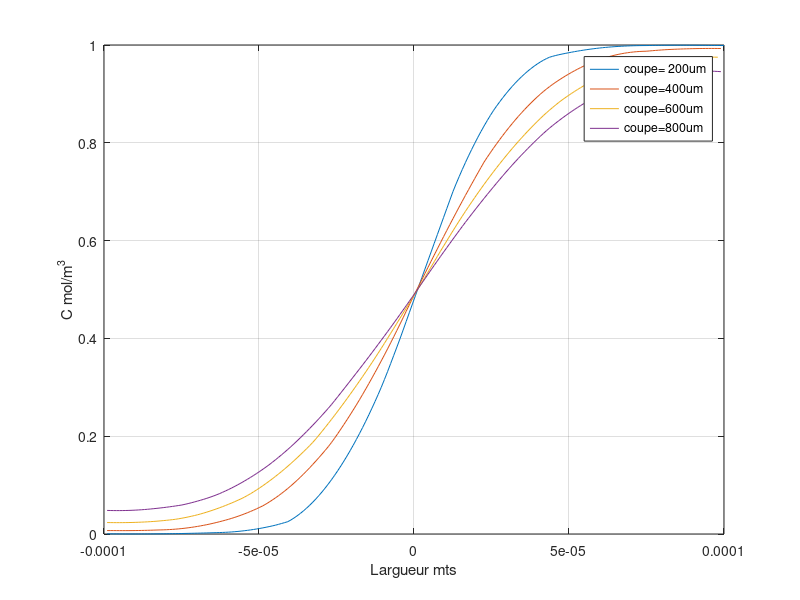
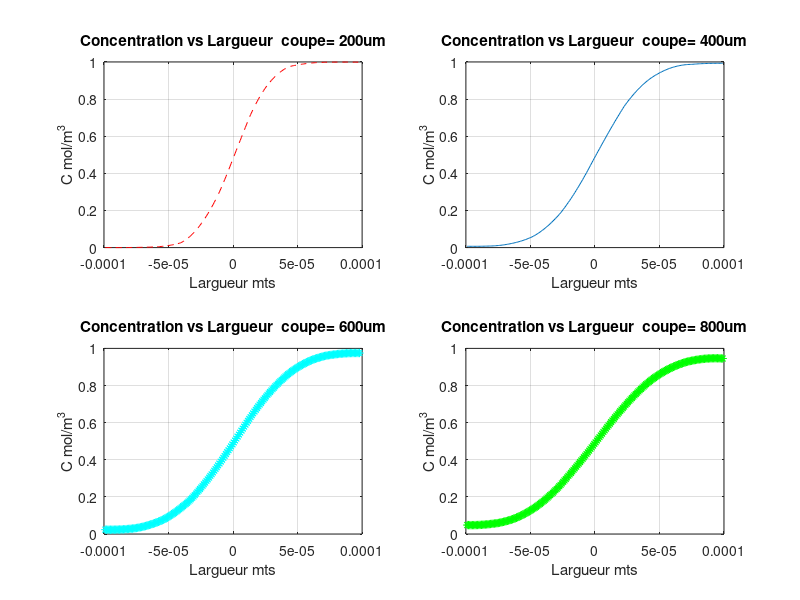
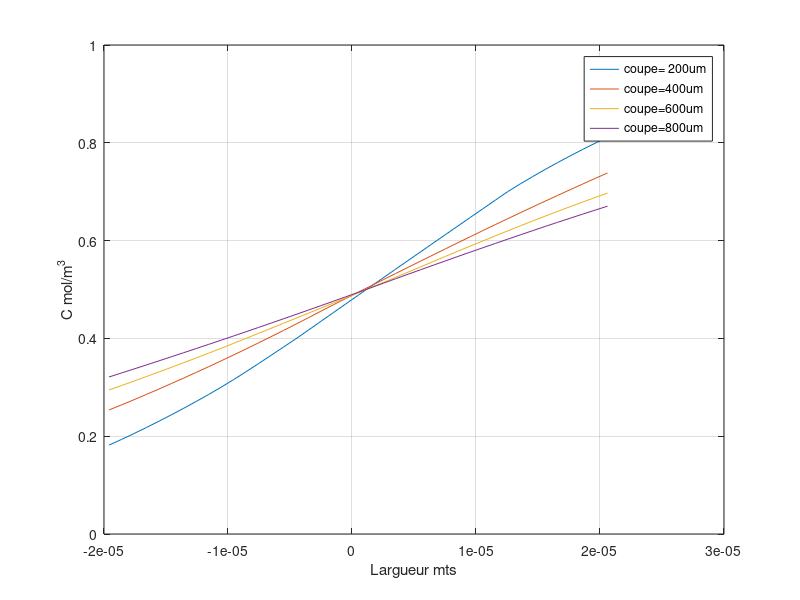

Source code (MATLAB) for these figures, in order:


delimitateur='	';
lignetitre=1;
c200=importdata('c2.txt',delimitateur,lignetitre);
c400=importdata('c4.txt',delimitateur,lignetitre);
c600=importdata('c6.txt',delimitateur,lignetitre);
c800=importdata('c8.txt',delimitateur,lignetitre);

x2=c200.data(:,1);
y2=c200.data(:,2);

x4=c400.data(:,1);
y4=c400.data(:,2);

x6=c600.data(:,1);
y6=c600.data(:,2);

x8=c800.data(:,1);
y8=c800.data(:,2);

figure(1)

plot(x2,y2,x4,y4,x6,y6,x8,y8);
xlabel('Largueur mts') % x-axis label
ylabel('C mol/m^3') % y-axis label
legend('coupe= 200um','coupe=400um','coupe=600um','coupe=800um')
grid on 

figure(2)
subplot(2,2,1)
plot(x2,y2,'--r');
xlabel('Largueur mts') % x-axis label
ylabel('C mol/m^3') % y-axis labe
title('Concentration vs Largueur  coupe= 200um')
grid on
subplot(2,2,2)
plot(x4,y4);
xlabel('Largueur mts') % x-axis label
ylabel('C mol/m^3') % y-axis labe
title('Concentration vs Largueur  coupe= 400um')
grid on
subplot(2,2,3)
plot(x6,y6,'*-c');
xlabel('Largueur mts') % x-axis label
ylabel('C mol/m^3') % y-axis labe
title('Concentration vs Largueur  coupe= 600um')
grid on
subplot(2,2,4)
plot(x8,y8,'*g');
xlabel('Largueur mts') % x-axis label
ylabel('C mol/m^3') % y-axis labe
title('Concentration vs Largueur  coupe= 800um')
grid on



x22=x2(80:120);
y22=y2(80:120);

x44=x4(80:120);
y44=y4(80:120);

x66=x6(80:120);
y66=y6(80:120);

x88=x8(80:120);
y88=y8(80:120);

figure(3)

plot(x22,y22,x44,y44,x66,y66,x88,y88);
xlabel('Largueur mts') % x-axis label
ylabel('C mol/m^3') % y-axis label
legend('coupe= 200um','coupe=400um','coupe=600um','coupe=800um')
grid on 
